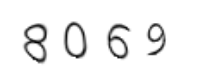
#> input picture charcode/easy_img/ocr1.jpg, 200 x 80 px, found by its file name; its folder holds only this picture in this run
$ python code.py
#> lines starting #> are read from the running program, lines starting #| are printed output that depends on the picture; after the words box and inside, x2 and y2 are one past the last pixel; in counts of white or black regions, pixels touching at a corner belong together
from PIL import Image
from pytesseract import *
from fnmatch import fnmatch
from queue import Queue
import matplotlib.pyplot as plt
from cv2 import cv2
import time
import os


def clear_border(img, img_name):
    '''去除边框
    '''

    filename = 'charcode/out_img/' + \
        img_name.split('.')[0] + '-clearBorder.jpg'
    h, w = img.shape[:2]
    for y in range(0, w):
        for x in range(0, h):
            # if y ==0 or y == w -1 or y == w - 2:
            if y < 4 or y > w - 4:
                img[x, y] = 255
            # if x == 0 or x == h - 1 or x == h - 2:
            if x < 4 or x > h - 4:
                img[x, y] = 255

    cv2.imwrite(filename, img)
    return img


def interference_line(img, img_name):
    '''
    干扰线降噪
    '''

    filename = 'charcode/out_img/' + \
        img_name.split('.')[0] + '-interferenceline.jpg'
    h, w = img.shape[:2]
    # ！！！opencv矩阵点是反的
    # img[1,2] 1:图片的高度，2：图片的宽度
    for y in range(1, w - 1):
        for x in range(1, h - 1):
            count = 0
            if img[x, y - 1] > 245:
                count = count + 1
            if img[x, y + 1] > 245:
                count = count + 1
            if img[x - 1, y] > 245:
                count = count + 1
            if img[x + 1, y] > 245:
                count = count + 1
            if count > 2:
                img[x, y] = 255
    cv2.imwrite(filename, img)
    return img


def interference_point(img, img_name, x=0, y=0):
    """点降噪
    9邻域框,以当前点为中心的田字框,黑点个数
    :param x:
    :param y:
    :return:
    """
    filename = 'charcode/out_img/' + \
        img_name.split('.')[0] + '-interferencePoint.jpg'
    # todo 判断图片的长宽度下限
    cur_pixel = img[x, y]  # 当前像素点的值
    height, width = img.shape[:2]

    for y in range(0, width - 1):
        for x in range(0, height - 1):
            if y == 0:  # 第一行
                if x == 0:  # 左上顶点,4邻域
                    # 中心点旁边3个点
                    sum = int(cur_pixel) \
                        + int(img[x, y + 1]) \
                        + int(img[x + 1, y]) \
                        + int(img[x + 1, y + 1])
                    if sum <= 2 * 245:
                        img[x, y] = 0
                elif x == height - 1:  # 右上顶点
                    sum = int(cur_pixel) \
                        + int(img[x, y + 1]) \
                        + int(img[x - 1, y]) \
                        + int(img[x - 1, y + 1])
                    if sum <= 2 * 245:
                        img[x, y] = 0
                else:  # 最上非顶点,6邻域
                    sum = int(img[x - 1, y]) \
                        + int(img[x - 1, y + 1]) \
                        + int(cur_pixel) \
                        + int(img[x, y + 1]) \
                        + int(img[x + 1, y]) \
                        + int(img[x + 1, y + 1])
                    if sum <= 3 * 245:
                        img[x, y] = 0
            elif y == width - 1:  # 最下面一行
                if x == 0:  # 左下顶点
                    # 中心点旁边3个点
                    sum = int(cur_pixel) \
                        + int(img[x + 1, y]) \
                        + int(img[x + 1, y - 1]) \
                        + int(img[x, y - 1])
                    if sum <= 2 * 245:
                        img[x, y] = 0
                elif x == height - 1:  # 右下顶点
                    sum = int(cur_pixel) \
                        + int(img[x, y - 1]) \
                        + int(img[x - 1, y]) \
                        + int(img[x - 1, y - 1])

                    if sum <= 2 * 245:
                        img[x, y] = 0
                else:  # 最下非顶点,6邻域
                    sum = int(cur_pixel) \
                        + int(img[x - 1, y]) \
                        + int(img[x + 1, y]) \
                        + int(img[x, y - 1]) \
                        + int(img[x - 1, y - 1]) \
                        + int(img[x + 1, y - 1])
                    if sum <= 3 * 245:
                        img[x, y] = 0
            else:  # y不在边界
                if x == 0:  # 左边非顶点
                    sum = int(img[x, y - 1]) \
                        + int(cur_pixel) \
                        + int(img[x, y + 1]) \
                        + int(img[x + 1, y - 1]) \
                        + int(img[x + 1, y]) \
                        + int(img[x + 1, y + 1])

                    if sum <= 3 * 245:
                        img[x, y] = 0
                elif x == height - 1:  # 右边非顶点
                    sum = int(img[x, y - 1]) \
                        + int(cur_pixel) \
                        + int(img[x, y + 1]) \
                        + int(img[x - 1, y - 1]) \
                        + int(img[x - 1, y]) \
                        + int(img[x - 1, y + 1])

                    if sum <= 3 * 245:
                        img[x, y] = 0
                else:  # 具备9领域条件的
                    sum = int(img[x - 1, y - 1]) \
                        + int(img[x - 1, y]) \
                        + int(img[x - 1, y + 1]) \
                        + int(img[x, y - 1]) \
                        + int(cur_pixel) \
                        + int(img[x, y + 1]) \
                        + int(img[x + 1, y - 1]) \
                        + int(img[x + 1, y]) \
                        + int(img[x + 1, y + 1])
                    if sum <= 4 * 245:
                        img[x, y] = 0
    cv2.imwrite(filename, img)
    return img


def _get_dynamic_binary_image(filedir, img_name):
    '''
    自适应阀值二值化
    '''

    filename = 'charcode/out_img/' + img_name.split('.')[0] + '-binary.jpg'
    img_name = filedir + '/' + img_name
    print('.....' + img_name)
    im = cv2.imread(img_name)
    im = cv2.cvtColor(im, cv2.COLOR_BGR2GRAY)

    th1 = cv2.adaptiveThreshold(
        im, 255, cv2.ADAPTIVE_THRESH_GAUSSIAN_C, cv2.THRESH_BINARY, 21, 1)
    cv2.imwrite(filename, th1)
    return th1


def _get_static_binary_image(img, threshold=140):
    '''
    手动二值化
    '''

    img = Image.open(img)
    img = img.convert('L')
    pixdata = img.load()
    w, h = img.size
    for y in range(h):
        for x in range(w):
            if pixdata[x, y] < threshold:
                pixdata[x, y] = 0
            else:
                pixdata[x, y] = 255

    return img


def cfs(im, x_fd, y_fd):
    '''用队列和集合记录遍历过的像素坐标代替单纯递归以解决cfs访问过深问题
    '''

    # print('**********')

    xaxis = []
    yaxis = []
    visited = set()
    q = Queue()
    q.put((x_fd, y_fd))
    visited.add((x_fd, y_fd))
    offsets = [(1, 0), (0, 1), (-1, 0), (0, -1)]  # 四邻域

    while not q.empty():
        x, y = q.get()

        for xoffset, yoffset in offsets:
            x_neighbor, y_neighbor = x+xoffset, y+yoffset

            if (x_neighbor, y_neighbor) in (visited):
                continue  # 已经访问过了

            visited.add((x_neighbor, y_neighbor))

            try:
                if im[x_neighbor, y_neighbor] == 0:
                    xaxis.append(x_neighbor)
                    yaxis.append(y_neighbor)
                    q.put((x_neighbor, y_neighbor))

            except IndexError:
                pass
    # print(xaxis)
    if (len(xaxis) == 0 | len(yaxis) == 0):
        xmax = x_fd + 1
        xmin = x_fd
        ymax = y_fd + 1
        ymin = y_fd

    else:
        xmax = max(xaxis)
        xmin = min(xaxis)
        ymax = max(yaxis)
        ymin = min(yaxis)
        # ymin,ymax=sort(yaxis)

    return ymax, ymin, xmax, xmin


def detectFgPix(im, xmax):
    '''搜索区块起点
    '''

    h, w = im.shape[:2]
    for y_fd in range(xmax+1, w):
        for x_fd in range(h):
            if im[x_fd, y_fd] == 0:
                return x_fd, y_fd


def CFS(im):
    '''切割字符位置
    '''

    zoneL = []  # 各区块长度L列表
    zoneWB = []  # 各区块的X轴[起始，终点]列表
    zoneHB = []  # 各区块的Y轴[起始，终点]列表

    xmax = 0  # 上一区块结束黑点横坐标,这里是初始化
    for i in range(10):

        try:
            x_fd, y_fd = detectFgPix(im, xmax)
            # print(y_fd,x_fd)
            xmax, xmin, ymax, ymin = cfs(im, x_fd, y_fd)
            L = xmax - xmin
            H = ymax - ymin
            zoneL.append(L)
            zoneWB.append([xmin, xmax])
            zoneHB.append([ymin, ymax])

        except TypeError:
            return zoneL, zoneWB, zoneHB

    return zoneL, zoneWB, zoneHB


def cutting_img(im, im_position, img, xoffset=1, yoffset=1):
    filename = 'charcode/out_img/' + img.split('.')[0]
    # 识别出的字符个数
    im_number = len(im_position[1])
    # 切割字符
    for i in range(im_number):
        im_start_X = im_position[1][i][0] - xoffset
        im_end_X = im_position[1][i][1] + xoffset
        im_start_Y = im_position[2][i][0] - yoffset
        im_end_Y = im_position[2][i][1] + yoffset
        cropped = im[im_start_Y:im_end_Y, im_start_X:im_end_X]
        cv2.imwrite(filename + '-cutting-' + str(i) + '.jpg', cropped)


def main():
    filedir = 'charcode/easy_img'

    for file in os.listdir(filedir):
        if fnmatch(file, '*.jpg'):
            img_name = file

            # 自适应阈值二值化
            im = _get_dynamic_binary_image(filedir, img_name)
#> in _get_dynamic_binary_image, im is the input picture: shape (80, 200, 3); min 0, max 255, mean 241.3
#> in _get_dynamic_binary_image, `th1 = cv2.adaptiveThreshold( im, 255, cv2.ADAPTIVE_THRESH_GAUSSIAN_C, ..`:
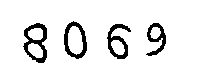
#> th1: shape (80, 200); 91.6% white; 4 black regions, box (x1, y1, x2, y2) and area: (23, 23, 47, 63) 407, (64, 21, 87, 59) 332, (107, 24, 131, 59) 329, (146, 23, 166, 56) 268

            # 去除边框
            im = clear_border(im, img_name)

            # 对图片进行干扰线降噪
            im = interference_line(im, img_name)
#> after the loop in interference_line, `for y in range(1, w - 1):`: img: shape (80, 200); 91.7% white; 4 black regions, box (x1, y1, x2, y2) and area: (24, 23, 47, 63) 406, (64, 22, 87, 59) 331, (107, 24, 131, 59) 329, (147, 23, 166, 56) 267

            # 对图片进行点降噪
            im = interference_point(im, img_name)
#> in interference_point, `cur_pixel = img[x, y]`: cur_pixel = 255
#> after the loop in interference_point, `for y in range(0, width - 1):`: img: shape (80, 200); 91.7% white; 4 black regions, box (x1, y1, x2, y2) and area: (24, 23, 47, 63) 406, (64, 22, 87, 59) 331, (107, 24, 131, 59) 330, (147, 23, 166, 56) 267

            # 切割的位置
            im_position = CFS(im)
#> the loop in CFS, `for i in range(10): ` made 5 passes
#> (x_fd, y_fd, xmax, xmin, ymax, ymin, L, H) on passes 1 to 4: (30, 24, 46, 24, 62, 23, 22, 39), (34, 64, 86, 64, 58, 22, 22, 36), (37, 107, 130, 107, 58, 24, 23, 34), (32, 147, 165, 147, 55, 23, 18, 32)
#> after the loop in CFS, `for i in range(10):`: zoneHB = [[23, 62], [22, 58], [24, 58], [23, 55]]; zoneL = [22, 22, 23, 18]; zoneWB = [[24, 46], [64, 86], [107, 130], [147, 165]]
#> im_position = ([22, 22, 23, 18], [[24, 46], [64, 86], [107, 130], [147, 165]], [[23, 62], [22, 58], [24, 58], [23, 55]])

            maxL = max(im_position[0])
#> maxL = 23
            minL = min(im_position[0])
#> minL = 18

            # 如果有粘连字符，如果一个字符的长度过长就认为是粘连字符，并从中间进行切割
            if(maxL > minL + minL * 0.7):
                maxL_index = im_position[0].index(maxL)
                minL_index = im_position[0].index(minL)
                # 设置字符的宽度
                im_position[0][maxL_index] = maxL // 2
                im_position[0].insert(maxL_index + 1, maxL // 2)
                # 设置字符X轴[起始，终点]位置
                im_position[1][maxL_index][1] = im_position[1][maxL_index][0] + maxL // 2
                im_position[1].insert(maxL_index + 1, [im_position[1][maxL_index]
                                                       [1] + 1, im_position[1][maxL_index][1] + 1 + maxL // 2])
                # 设置字符的Y轴[起始，终点]位置
                im_position[2].insert(
                    maxL_index + 1, im_position[2][maxL_index])

            # 切割字符，要想切得好就得配置参数，通常 1 or 2 就可以
            cutting_img(im, im_position, img_name, 1, 1)
#> in cutting_img, `im_number = len(im_position[1])`: im_number = 4
#> the loop in cutting_img, `for i in range(im_number):` made 4 passes
#> (im_start_X, im_end_X, im_start_Y, im_end_Y) on passes 1 to 4: (23, 47, 22, 63), (63, 87, 21, 59), (106, 131, 23, 59), (146, 166, 22, 56)
#> pass 1, in cutting_img, `cropped = im[im_start_Y:im_end_Y, im_start_X:im_end_X]`:
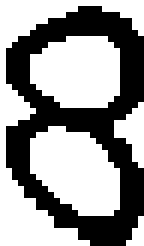
#> cropped: shape (41, 24) (shown 6 times larger); 58.7% white; 1 black region, box (x1, y1, x2, y2) and area: (1, 1, 24, 41) 406
#> pass 2, in cutting_img, `cropped = im[im_start_Y:im_end_Y, im_start_X:im_end_X]`:
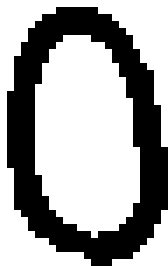
#> cropped: shape (38, 24) (shown 7 times larger); 63.7% white; 1 black region, box (x1, y1, x2, y2) and area: (1, 1, 24, 38) 331
#> pass 3, in cutting_img, `cropped = im[im_start_Y:im_end_Y, im_start_X:im_end_X]`:
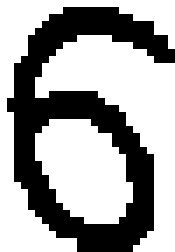
#> cropped: shape (36, 25) (shown 7 times larger); 63.3% white; 1 black region, box (x1, y1, x2, y2) and area: (1, 1, 25, 36) 330

            # 识别验证码
            cutting_img_num = 0
            for file in os.listdir('charcode/out_img'):
                str_img = ''
                if fnmatch(file, '%s-cutting-*.jpg' % img_name.split('.')[0]):
                    cutting_img_num += 1
            for i in range(cutting_img_num):
                try:
                    file = 'charcode/out_img/%s-cutting-%s.jpg' % (
                        img_name.split('.')[0], i)
                    # 识别验证码
                    str_img = str_img + \
                        image_to_string(Image.open(file), lang='eng',
                                        config='-psm 10')  # 单个字符是10，一行文本是7
                except:
                    pass
            print('切图：%s' % cutting_img_num)
            print('识别为：%s' % str_img)


if __name__ == '__main__':
    main()

$ run again, on charcode/easy_img/ocr3.jpg
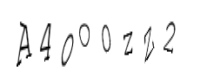
#> input picture charcode/easy_img/ocr3.jpg, 200 x 80 px, found by its file name
#> in _get_dynamic_binary_image, im is the input picture: shape (80, 200, 3); min 0, max 255, mean 244.4
#> im: shape (80, 200)
#> in _get_dynamic_binary_image, `th1 = cv2.adaptiveThreshold( im, 255, cv2.ADAPTIVE_THRESH_GAUSSIAN_C, ..`:
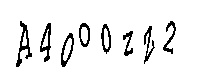
#> th1: shape (80, 200); 92.3% white; black in thin lines or dots, all inside (x1, y1, x2, y2) = (16, 21, 176, 67)
#> cur_pixel = 255
#> the loop in CFS, `for i in range(10): ` made 9 passes
#> (x_fd, y_fd, xmax, xmin, ymax, ymin, L, H) on passes 1 to 8: (63, 16, 31, 16, 66, 21, 15, 45), (46, 40, 50, 40, 61, 23, 10, 38), (53, 61, 73, 61, 66, 33, 12, 33), (28, 79, 89, 79, 46, 23, 10, 23), (33, 101, 110, 101, 52, 24, 9, 28), (35, 123, 132, 123, 55, 31, 9, 24), (35, 144, 153, 144, 62, 26, 9, 36), (47, 163, 175, 163, 53, 21, 12, 32)
#> after the loop in CFS, `for i in range(10):`: zoneHB = [[21, 66], [23, 61], [33, 66], [23, 46], [24, 52], [31, 55], [26, 62], [21, 53]]; zoneL = [15, 10, 12, 10, 9, 9, 9, 12]; zoneWB = [[16, 31], [40, 50], [61, 73], [79, 89], [101, 110], [123, 132], [144, 153], [163, 175]]
#> im_position = ([15, 10, 12, 10, 9, 9, 9, 12], [[16, 31], [40, 50], [61, 73], [79, 89], [101, 110], [123, 132], [144, 153], [163, 175]], [[21, 66], [23, 61], [33, 66], [23, 46], [24, 52], [31, 55], [26, 62], [21, 53]])
#> maxL = 15
#> minL = 9
#> im_number = 8
#> the loop in cutting_img, `for i in range(im_number):` made 8 passes
#> (im_start_X, im_end_X, im_start_Y, im_end_Y) on passes 1 to 8: (15, 32, 20, 67), (39, 51, 22, 62), (60, 74, 32, 67), (78, 90, 22, 47), (100, 111, 23, 53), (122, 133, 30, 56), (143, 154, 25, 63), (162, 176, 20, 54)
